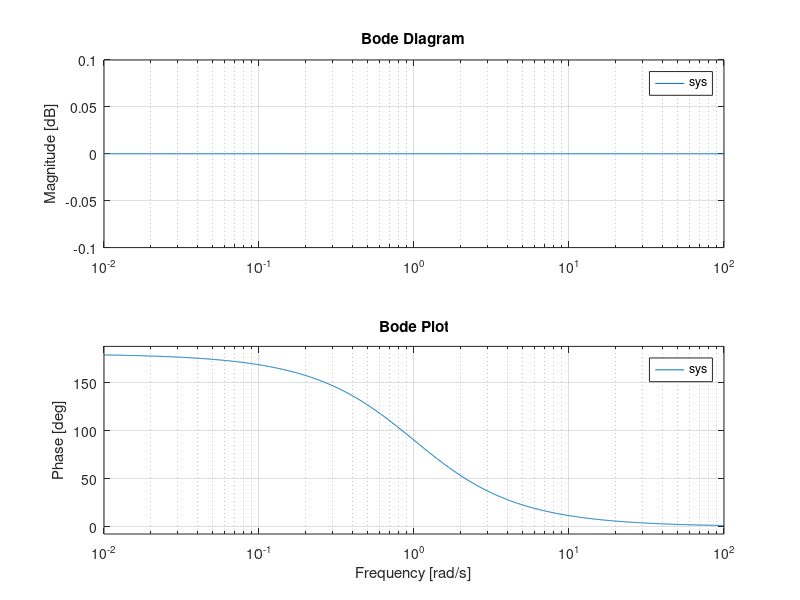
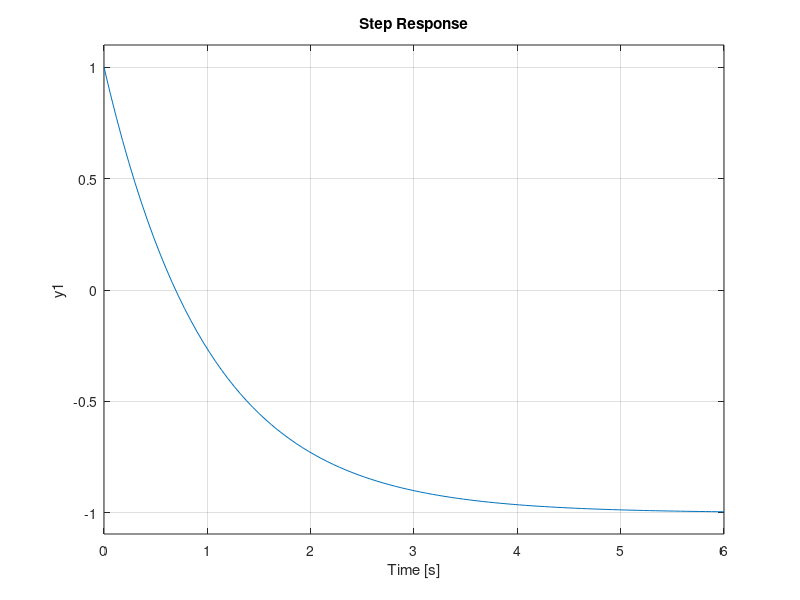

Write MATLAB code to recreate these figures, in order. (Note: this script raises an error after producing the figures.)
%q1
num = [1 -1];
den = [1 1];
sys = tf(num, den);
%plotting the bode plot
figure;
bode(sys);
title('Bode Plot');
%plotting the step response
figure;
step(sys);
title('Step Response');
%q2
num2 = [wc^2];
den2 = [1 1.85*wc wc^2];
sys1 = @(wc) tf([wc^2], [1 0.77*wc wc^2]);
sys2 = @(wc) tf([wc^2], [1 1.85*wc wc^2]);
%plotting F2a for some wc. Here we say wc=1.
figure;
bode(sys1(1));
title('Bode Plot');
%plotting F2b for some wc. Here we say wc=1.
figure;
bode(sys2(1));
title('Bode Plot');
%plotting F4 for some wc. Here we say wc=1.
figure;
bode(sys1(1)*sys2(1));
title('Bode Plot');
%plotting the step response for different wc.
figure;
step(sys1(.1)*sys2(.1));
title('Step Response for wc=0.1');
figure
step(sys1(1)*sys2(1));
title('Step Response for wc=1');
figure
step(sys1(10)*sys2(10));
title('Step Response for wc=10');
figure
step(sys1(100)*sys2(100));
title('Step Response for wc=100');
%the end
